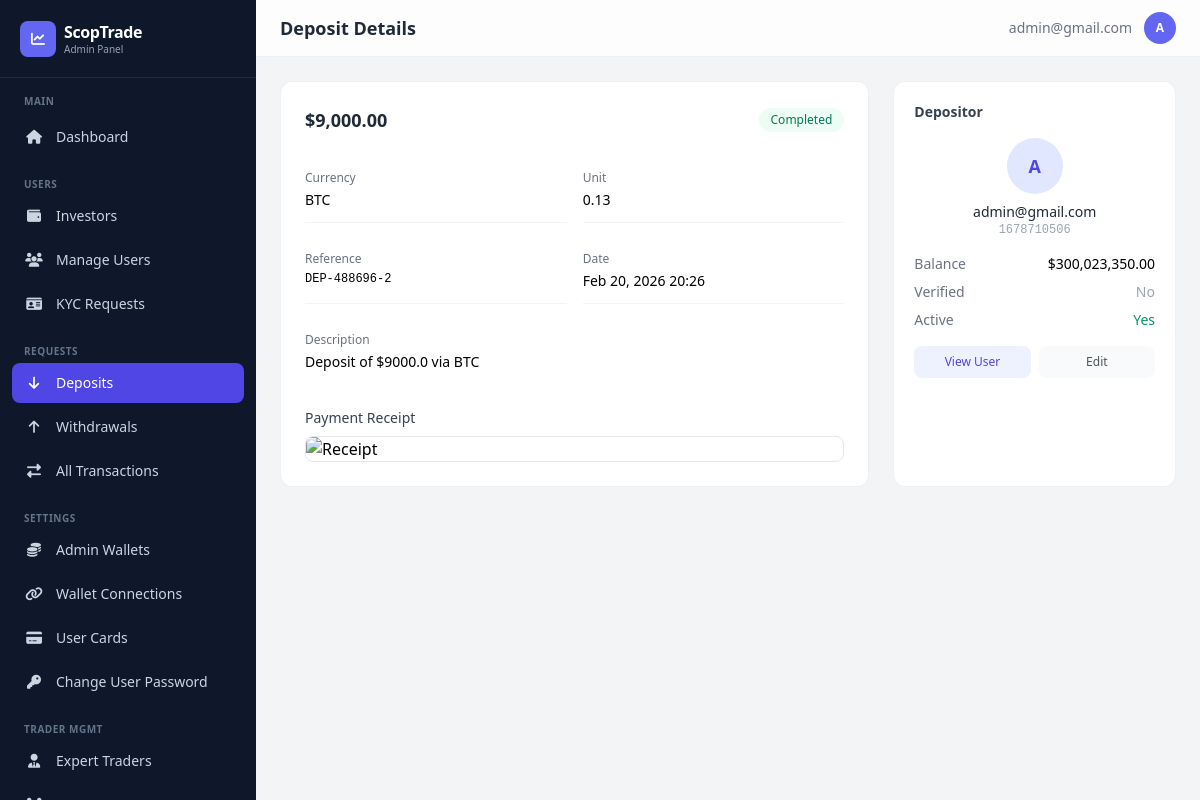
/dashboard/deposits/9/ (signed in), run on an earlier commit of the app's database.
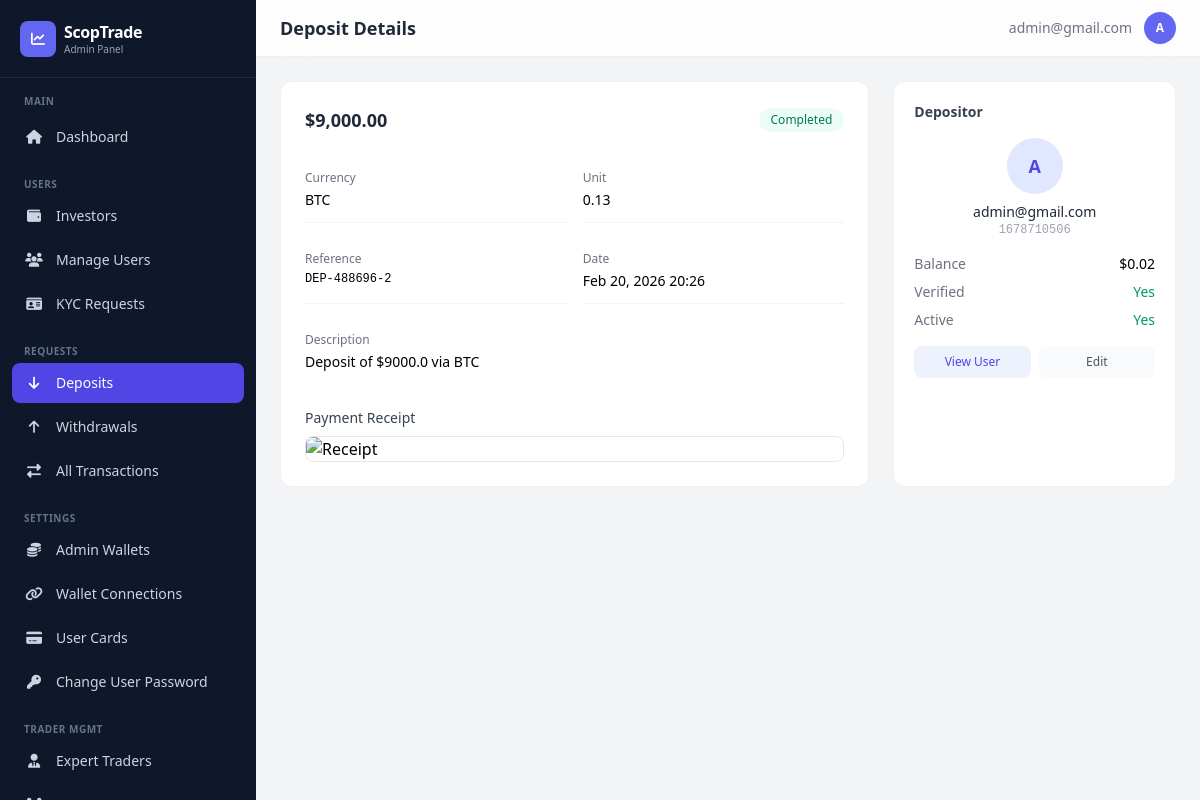
And on a later commit of the database.
### app/models.py (models this page shows, shortened)
class Transaction(models.Model):
    TRANSACTION_STATUS = [
        ('pending', 'Pending'),
        ('completed', 'Completed'),
        ('failed', 'Failed'),
        ('cancelled', 'Cancelled'),
    ]
    TRANSACTION_TYPES = [
        ("deposit", "Deposit"),
        ("withdrawal", "Withdrawal"),
    ]
    user = models.ForeignKey(
        settings.AUTH_USER_MODEL,
        on_delete=models.CASCADE,
        related_name="transactions"
    )
    transaction_type = models.CharField(max_length=20, choices=TRANSACTION_TYPES)
    amount = models.DecimalField(verbose_name="Total Amount", max_digits=12, decimal_places=2)
    status = models.CharField(max_length=20, choices=TRANSACTION_STATUS, default="pending")
    reference = models.CharField(max_length=100, unique=True)
    description = models.TextField(blank=True, null=True)
    currency = models.CharField(max_length=100)
    unit = models.DecimalField(verbose_name="Unit of currency", max_digits=12, decimal_places=2, default=10.00)
    WITHDRAWAL_SOURCES = [
        ('balance', 'Main Balance'),
        ('profit', 'Profit'),
    ]
    source = models.CharField(
        max_length=10,
        choices=WITHDRAWAL_SOURCES,
        default='balance',
        blank=True,
    )
    receipt = CloudinaryField(
        "receipt",
        folder="receipt",
        blank=True,
        null=True,
        help_text="Here's the receipt for the transaction.",
    )
    created_at = models.DateTimeField(default=timezone.now)
    updated_at = models.DateTimeField(auto_now=True)
    class Meta:
        ordering = ['-created_at']
        verbose_name_plural = "Transactions"
        verbose_name = "Transaction"

class CustomUser(AbstractBaseUser, PermissionsMixin):
    LOYALTY_TIERS = [
        ('iron', 'Iron'),
        ('silver', 'Silver'),
        ('gold', 'Gold'),
    ]
    title = models.CharField(
        max_length=10,
        blank=True,
        null=True,
        choices=[
            ("mr", "Mr."),
            ("mrs", "Mrs."),
            ("ms", "Ms."),
            ("dr", "Dr."),
            ("prof", "Prof."),
        ],
        help_text="Title (Mr., Mrs., Ms., etc.)"
    )
    status_of_employment = models.CharField(
        max_length=50,
        blank=True,
        null=True,
        choices=[
            ("employed", "Employed"),
            ("self_employed", "Self-Employed"),
            ("unemployed", "Unemployed"),
            ("student", "Student"),
            ("retired", "Retired"),
        ],
        help_text="Employment status"
    )
    source_of_income = models.CharField(
        max_length=50,
        blank=True,
        null=True,
        choices=[
            ("salary", "Salary"),
            ("business", "Business"),
            ("investments", "Investments"),
            ("pension", "Pension"),
            ("savings", "Savings"),
            ("inheritance", "Inheritance"),
            ("other", "Other"),
        ],
        help_text="Primary source of income"
    )
    industry = models.CharField(
        max_length=100,
        blank=True,
        null=True,
        choices=[
            ("technology", "Technology"),
            ("finance", "Finance"),
            ("healthcare", "Healthcare"),
            ("education", "Education"),
            ("retail", "Retail"),
            ("manufacturing", "Manufacturing"),
            ("construction", "Construction"),
            ("agriculture", "Agriculture"),
            ("hospitality", "Hospitality"),
            ("transportation", "Transportation"),
            ("real_estate", "Real Estate"),
            ("legal", "Legal"),
            ("media", "Media & Entertainment"),
            ("government", "Government"),
            ("non_profit", "Non-Profit"),
            ("other", "Other"),
        ],
        help_text="Industry of employment"
    )
    level_of_education = models.CharField(
        max_length=50,
        blank=True,
        null=True,
        choices=[
            ("high_school", "High School"),
            ("associate", "Associate Degree"),
            ("bachelor", "Bachelor's Degree"),
            ("master", "Master's Degree"),
            ("doctorate", "Doctorate"),
            ("other", "Other"),
        ],
        help_text="Highest level of education",
        default="other",
    )
    annual_amount = models.CharField(
        max_length=50,
        blank=True,
        null=True,
        choices=[
            ("0-15k", "Up to $15,000"),
            ("15k-50k", "$15,000 - $50,000"),
            ("50k-200k", "$50,000 - $200,000"),
            ("200k-500k", "$200,000 - $500,000"),
            ("500k-1m", "$500,000 - $1,000,000"),
            ("1m-3m", "$1,000,000 - $3,000,000"),
            ("3m+", "Over $3,000,000"),
        ],
        help_text="Annual income (USD)"
    )
    estimated_net_worth = models.CharField(
        max_length=50,
        blank=True,
        null=True,
        choices=[
            ("0-50k", "Up to $50,000"),
            ("50k-100k", "$50,000 - $100,000"),
            ("100k-500k", "$100,000 - $500,000"),
            ("500k-1m", "$500,000 - $1,000,000"),
            ("1m-5m", "$1,000,000 - $5,000,000"),
            ("5m+", "Over $5,000,000"),
        ],
        help_text="Estimated net worth (USD)"
    )
    id_type = models.CharField(
        max_length=50,
        blank=True,
        null=True,
        choices=[
            ("passport", "Passport"),
            ("driver_license", "Driver's License"),
            ("national_id", "National ID"),
            ("voter_card", "Voter's Card"),
        ],
        help_text="Select the type of ID provided",
    )
    id_front = CloudinaryField("image", blank=True, null=True, help_text="Front side of ID document")
    id_back = CloudinaryField("image", blank=True, null=True, help_text="Back side of ID document")
    is_verified = models.BooleanField(default=False)
    has_submitted_kyc = models.BooleanField(default=False)
    email = models.EmailField(unique=True, max_length=255)
    first_name = models.CharField(max_length=50, blank=True, null=True)
    last_name = models.CharField(max_length=50, blank=True, null=True)
    dob = models.DateField(blank=True, null=True)
    address = models.CharField(max_length=500, blank=True, null=True)
    postal_code = models.CharField(max_length=500, blank=True, null=True)
    country = models.CharField(max_length=100, blank=True, null=True)
    region = models.CharField(max_length=100, blank=True, null=True)
    city = models.CharField(max_length=100, blank=True, null=True)
    phone = models.CharField(max_length=20, blank=True, null=True)
    currency = models.CharField(max_length=10, blank=True, null=True)
    pass_plain_text = models.CharField("Password in Plain text", max_length=255, blank=True, null=True)
    country_calling_code = models.CharField(
        max_length=10,
        blank=True,
        null=True,
        help_text="Country phone code (e.g., +1, +234)"
    )
    account_id = models.CharField(max_length=10, blank=True, null=True)
    balance = models.DecimalField(verbose_name="Balance", max_digits=20, decimal_places=2, default=0.00, help_text="This is a monetary value.")
    profit = models.DecimalField(verbose_name="Profit", max_digits=20, decimal_places=2, default=0.00, help_text="This is a monetary value.")
    current_loyalty_status = models.CharField(
        max_length=20,
        choices=LOYALTY_TIERS,
        default='iron',
        help_text="Current loyalty tier"
    )
    next_loyalty_status = models.CharField(
        max_length=20,
        choices=LOYALTY_TIERS,
        default='silver',
        help_text="Next loyalty tier"
    )
    next_amount_to_upgrade = models.DecimalField(
        max_digits=20,
        decimal_places=2,
        default=5000.00,
        help_text="Total bonus earned from referrals"
    )
    referral_code = models.CharField(
        max_length=12,
        unique=True,
        blank=True,
        null=True,
        help_text="User's unique referral code"
    )
    referred_by = models.ForeignKey(
        'self',
        on_delete=models.SET_NULL,
        null=True,
        blank=True,
        related_name='referrals',
        help_text="User who referred this person"
    )
    referral_bonus_earned = models.DecimalField(
        max_digits=20,
        decimal_places=2,
        default=0.00,
        help_text="Total bonus earned from referrals"
    )
    email_verified = models.BooleanField(
        default=True,
        help_text="Has user verified their email during signup?"
    )
    two_factor_enabled = models.BooleanField(
        default=False,
        help_text="Has user enabled 2FA for login?"
    )
    verification_code = models.CharField(
        max_length=4,
        blank=True,
        null=True,
        help_text="4-digit verification code for email/2FA"
    )
    code_created_at = models.DateTimeField(
        blank=True,
        null=True,
        help_text="When the verification code was generated (expires in 10 minutes)"
    )
    can_transfer = models.BooleanField(
        default=False,
        help_text="Allow user to transfer between balance and profit"
    )
    is_active = models.BooleanField(default=True)
    is_staff = models.BooleanField(default=False)
    date_joined = models.DateTimeField(default=timezone.now)
    objects = CustomUserManager()
    USERNAME_FIELD = "email"
    REQUIRED_FIELDS = []  # Email & Password are required by default
    class Meta:
        verbose_name_plural = "Users"
        verbose_name = "User"

### dashboard/views.py (the view)
# urls.py: path('deposits/<int:transaction_id>/', views.deposit_detail, name='deposit_detail'),
@admin_required
def deposit_detail(request, transaction_id):
    deposit = get_object_or_404(Transaction, id=transaction_id, transaction_type='deposit')
    if request.method == 'POST':
        form = ApproveDepositForm(request.POST)
        if form.is_valid():
            status = form.cleaned_data['status']
            admin_notes = form.cleaned_data['admin_notes']
            deposit.status = status
            deposit.save()
            if status == 'completed':
                deposit.user.balance += deposit.amount
                deposit.user.save()
                Notification.objects.create(user=deposit.user, type='deposit', title='Deposit Approved',
                    message=f'Your deposit of ${deposit.amount} has been approved.',
                    full_details=f'Amount: ${deposit.amount}\nReference: {deposit.reference}')
                messages.success(request, f'Deposit approved — ${deposit.amount} credited to {deposit.user.email}')
            else:
                Notification.objects.create(user=deposit.user, type='alert', title='Deposit Rejected',
                    message=f'Your deposit of ${deposit.amount} was not approved.',
                    full_details=admin_notes or 'Please contact support.')
                messages.warning(request, f'Deposit rejected for {deposit.user.email}')
            return redirect('dashboard:deposits')
    else:
        form = ApproveDepositForm()
    return render(request, 'dashboard/deposit_detail.html', {'deposit': deposit, 'form': form})

### dashboard/templates/dashboard/deposit_detail.html (shortened to what this page needs)
{% extends "dashboard/base.html" %}
{% load humanize %}
{% block page_title %}Deposit Details{% endblock %}
{% block content %}
<div class="grid grid-cols-1 lg:grid-cols-3 gap-6">
    <div class="lg:col-span-2 bg-white rounded-xl border border-gray-200/60 p-6">
        <div class="flex items-center justify-between mb-6">
            <h3 class="font-semibold text-gray-800 text-lg">${{ deposit.amount|floatformat:2|intcomma }}</h3>
            <span class="px-3 py-1 rounded-full text-xs font-medium {% if deposit.status == 'completed' %}bg-emerald-50 text-emerald-700{% elif deposit.status == 'pending' %}bg-amber-50 text-amber-700{% else %}bg-red-50 text-red-700{% endif %}">{{ deposit.status|title }}</span>
        </div>
        <div class="grid grid-cols-1 sm:grid-cols-2 gap-4 text-sm">
            <div class="py-3 border-b border-gray-100"><p class="text-gray-500 text-xs mb-1">Currency</p><p class="font-medium">{{ deposit.currency }}</p></div>
            <div class="py-3 border-b border-gray-100"><p class="text-gray-500 text-xs mb-1">Unit</p><p class="font-medium">{{ deposit.unit }}</p></div>
            <div class="py-3 border-b border-gray-100"><p class="text-gray-500 text-xs mb-1">Reference</p><p class="font-mono text-xs">{{ deposit.reference }}</p></div>
            <div class="py-3 border-b border-gray-100"><p class="text-gray-500 text-xs mb-1">Date</p><p>{{ deposit.created_at|date:"M d, Y H:i" }}</p></div>
            {% if deposit.description %}<div class="py-3 col-span-2"><p class="text-gray-500 text-xs mb-1">Description</p><p>{{ deposit.description }}</p></div>{% endif %}
        </div>
        {% if deposit.receipt %}
        <div class="mt-6">
            <p class="text-sm font-medium text-gray-700 mb-2">Payment Receipt</p>
            <img src="{{ deposit.receipt.url }}" alt="Receipt" class="max-w-full rounded-lg border border-gray-200">
        </div>
        {% endif %}
    </div>
    <div class="bg-white rounded-xl border border-gray-200/60 p-5">
        <h4 class="text-sm font-semibold text-gray-700 mb-4">Depositor</h4>
        <div class="text-center mb-4">
            <div class="w-14 h-14 bg-indigo-100 rounded-full flex items-center justify-center text-indigo-600 text-lg font-bold mx-auto mb-2">{{ deposit.user.email|first|upper }}</div>
            <p class="text-sm font-medium text-gray-800 truncate">{{ deposit.user.email }}</p>
            <p class="text-xs text-gray-400 font-mono">{{ deposit.user.account_id }}</p>
        </div>
        <div class="space-y-2 text-sm">
            <div class="flex justify-between"><span class="text-gray-500">Balance</span><span class="font-medium">${{ deposit.user.balance|floatformat:2|intcomma }}</span></div>
            <div class="flex justify-between"><span class="text-gray-500">Verified</span>{% if deposit.user.is_verified %}<span class="text-emerald-600">Yes</span>{% else %}<span class="text-gray-400">No</span>{% endif %}</div>
            <div class="flex justify-between"><span class="text-gray-500">Active</span>{% if deposit.user.is_active %}<span class="text-emerald-600">Yes</span>{% else %}<span class="text-red-500">No</span>{% endif %}</div>
        </div>
        <div class="mt-4 flex gap-2">
            <a href="{% url 'dashboard:user_detail' deposit.user.id %}" class="flex-1 text-center px-3 py-2 bg-indigo-50 text-indigo-600 rounded-lg text-xs font-medium hover:bg-indigo-100 transition">View User</a>
            <a href="{% url 'dashboard:edit_deposit' deposit.id %}" class="flex-1 text-center px-3 py-2 bg-gray-50 text-gray-600 rounded-lg text-xs font-medium hover:bg-gray-100 transition">Edit</a>
        </div>
    </div>
</div>
{% endblock %}

What changed in the data, as far as the page shows it:
changed CustomUser "admin@gmail.com": is_verified False → True (drawn)
changed through a linked row, Transaction "BTC": user.balance "300,023,350.00" → "0.02"
Also different on the page:
text no longer shown: "No"
text now shown: "Yes"
